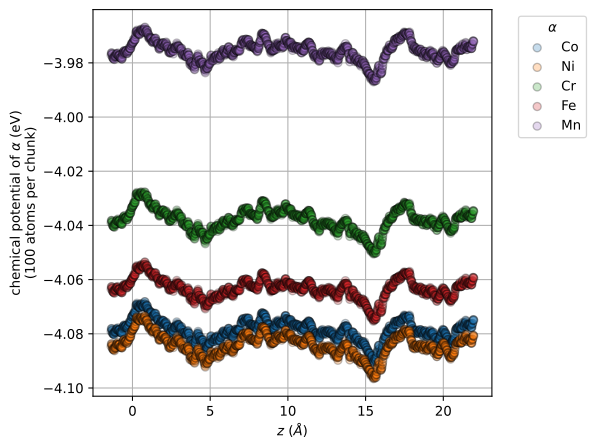

Generate this figure with Python:
import sys
from itertools import combinations
from typing import IO, Tuple
from dataclasses import dataclass
from abc import ABC, abstractmethod

import numpy as np
from numpy.typing import ArrayLike, NDArray
from numpy.lib.stride_tricks import sliding_window_view
import matplotlib as mpl
import matplotlib.pyplot as plt


@dataclass
class Filter(ABC):

    @abstractmethod
    def employ(self, data: ArrayLike) -> Tuple[ArrayLike, float]:
        pass
        
        
@dataclass
class IdentityFilter(Filter):

    def employ(self, data: ArrayLike) -> Tuple[ArrayLike, float]:
        return data, 1.0
        
        
@dataclass
class OneDimChunkFilter(Filter):

    axis: int
    low: float
    high: float

    def employ(self, data: ArrayLike) -> ArrayLike:
    
        mask = np.logical_and(self.low <= data[:, -3 + self.axis], data[:, -3 + self.axis] <= self.high)
        new_data = data[mask]
        
        return new_data, new_data.shape[0] / data.shape[0]


def get_chemical_potentials(data: ArrayLike, filter_: callable = IdentityFilter()) -> NDArray:

    data, p = filter_.employ(data)

    num_types = data.shape[1] - 4
    
    init_types = data[:, 0].astype(int)
    occupying_energies = data[:, 1:num_types + 1]
    occupying_energies *= p
    
    types = np.arange(num_types, dtype=int)
    type_pairs = list(combinations(types, r=2))
    num_pairs = len(type_pairs)
    
    coefficient_matrix = np.zeros((num_pairs + 1, num_types))
    b = np.zeros(num_pairs + 1)
    
    for index, (t1, t2) in enumerate(type_pairs):
        coefficient_matrix[index, t1] = 1.0
        coefficient_matrix[index, t2] = -1.0
        b[index] = np.mean(occupying_energies[:, t1] - occupying_energies[:, t2])
        
    coefficient_matrix[num_pairs, :] = np.mean(init_types - 1 == types[:, None], axis=1)
    
    reference_occupying_energies = occupying_energies[np.arange(occupying_energies.shape[0]), init_types - 1]
    b[num_pairs] = np.mean(reference_occupying_energies) / occupying_energies.shape[0]
    
    return np.linalg.lstsq(coefficient_matrix, b, rcond=None)[0]


def main():

    mpl.use('Agg')

    data = np.loadtxt(sys.argv[1])
    data = data[data[:, -1].argsort()]
    z_coords = data[:, -1]
    num_atoms_per_chunk = 100
    windows = sliding_window_view(z_coords, window_shape=num_atoms_per_chunk)
    window_centers = np.zeros(windows.shape[0])
    chemical_potentials = np.zeros((windows.shape[0], data.shape[1] - 4))
    for i, w in enumerate(windows):
        window_centers[i] = np.mean(w)
        filter_ = OneDimChunkFilter(axis=2, low=np.min(w), high=np.max(w))
        chemical_potentials[i, :] = get_chemical_potentials(data, filter_=filter_)
        
    type_map = {0: 'Co', 1: 'Ni', 2: 'Cr', 3: 'Fe', 4: 'Mn'}
        
    for i, c in enumerate(chemical_potentials.T):
        plt.scatter(window_centers, c, label=type_map[i], zorder=5, alpha=0.25, edgecolor='black')
    
    plt.grid()
    plt.legend(title=r'$\alpha$', bbox_to_anchor=(1.05, 1.0))
    plt.xlabel(r'$z$ ($\AA$)')
    plt.ylabel(r'chemical potential of $\alpha$ (eV)' + '\n' + f'({num_atoms_per_chunk} atoms per chunk)')
    plt.tight_layout()
    plt.savefig('chemical_potentials.svg', bbox_inches='tight')
    
    
if __name__ == '__main__':

    main()
